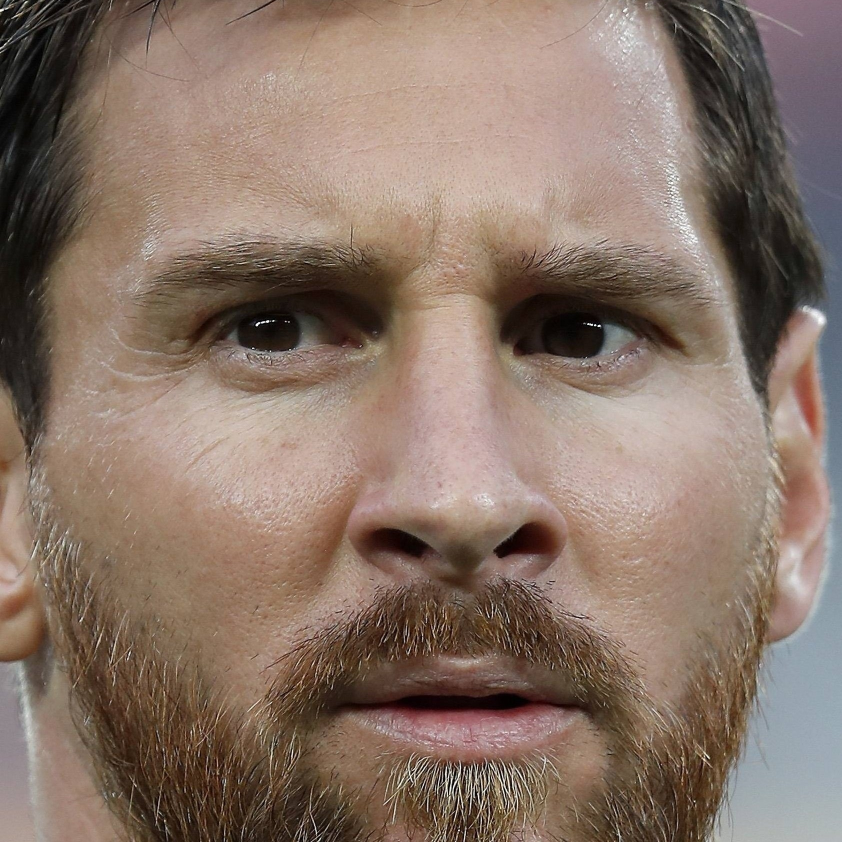
#> input picture model_training_all/images_cropped/lionel_messi/28003-1510231943.jpg, 1684 x 1684 px (shown at 1/2 size)
$ jupyter execute --allow-errors 'Model Training and Wavelet transformation.ipynb'   (shell and % lines are left out)
#> lines starting #> are read from the running program, lines starting #| are printed output that depends on the picture
#> further down, img is the input picture: shape (1684, 1684, 3); mean B, G, R 103.7, 116.2, 136.5
## Wavelet -transformation

[cell 1]
import numpy as np
import pandas as pd
import cv2
import pywt
import matplotlib.pyplot as plt
import os

[cell 2]
def wavelet_generaotor(img, mode="haar",level=1):
#> called with mode = 'db1', level = 5
    inArray = img
    inArray = cv2.cvtColor(inArray,cv2.COLOR_RGB2GRAY)
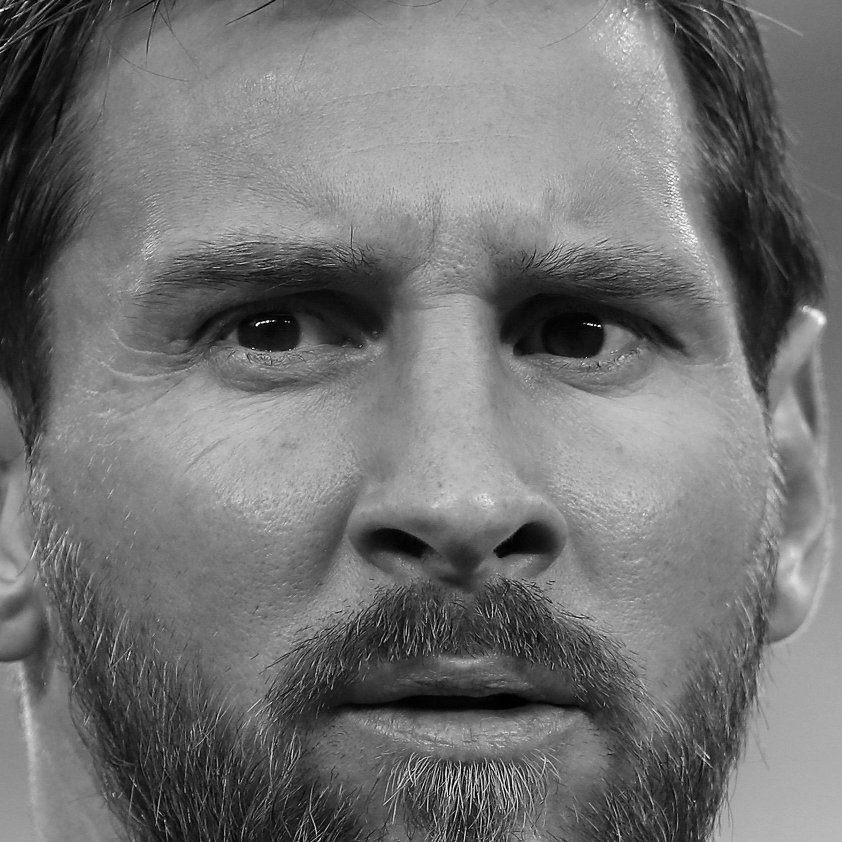
#> inArray: shape (1684, 1684) (shown at 1/2 size); min 0, max 255, mean 114.8
    inArray = np.float32(inArray)
    # Compute And Process Coefficients
    coeffs = pywt.wavedec2(inArray,mode,level=level)
#> coeffs = 6 items
    coeffs_H = list(coeffs)
#> coeffs_H = 6 items
    coeffs_H[0] *= 0
    # Reconstuction
    inArray_H = pywt.waverec2(coeffs_H,mode)
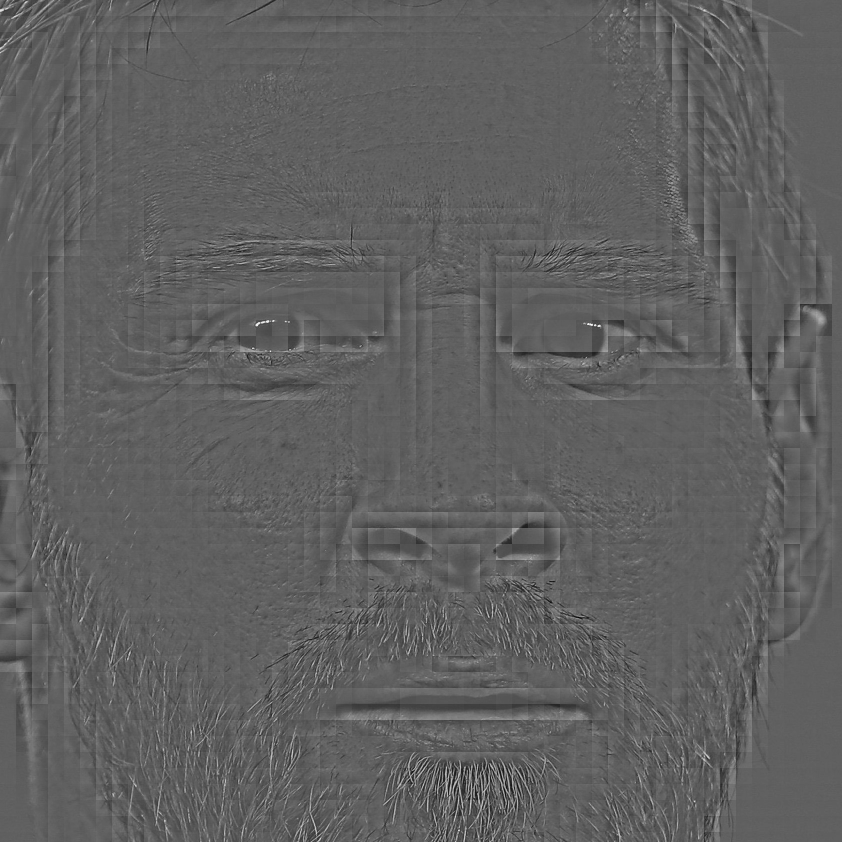
#> inArray_H: shape (1684, 1684) float32 (shown at 1/2 size); min -142.6, max 235.4, mean 0; drawn with min black and max white
    inArray_H *= 255
    inArray_H = np.uint8(inArray_H)
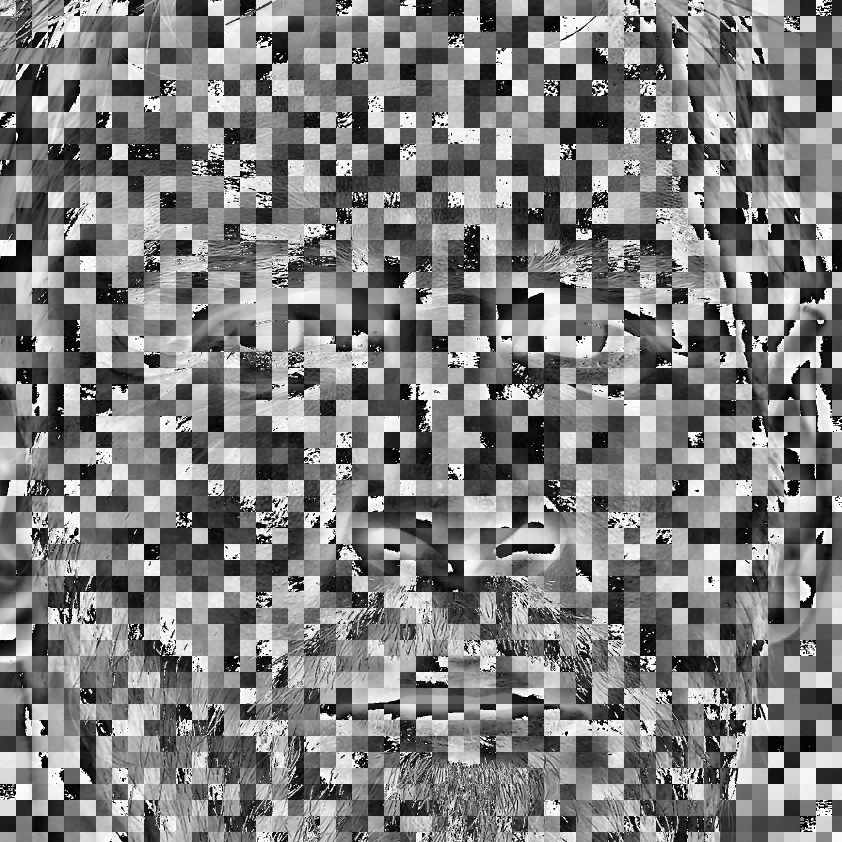
#> inArray_H: shape (1684, 1684) (shown at 1/2 size); min 0, max 255, mean 128.1

    return inArray_H

[cell 3]
img = cv2.imread('./images_cropped/lionel_messi/28003-1510231943.jpg')

[cell 4]
plt.imshow(img)

[cell 5]
plt.imshow(wavelet_generaotor(img,"db1",5),cmap="gray")

## Make dictionary of images

[cell 6]
celebrity_names = ['lionel_messi','maria_sharapova','roger_federer','serena_williams','virat_kohli']

[cell 7]
cropped_dir = './images_cropped/'

[cell 8]
cropped_images_celebrities_dict = {}

#> (a cell that did not finish here is left out)

[cell 10]
celebrity_key_dict = {}
for i in range(len(celebrity_names)):
    celebrity_key_dict[celebrity_names[i]]=i
celebrity_key_dict

[cell 11]
cropped_images_celebrities_dict

[cell 12]
X = []
Y = []

[cell 13]
for celebrity_name, training_files in cropped_images_celebrities_dict.items():
#     print(training_files)
    for training_image in training_files:
        img  = cv2.imread(training_image)
        scalled_raw_img = cv2.resize(img,(32,32))
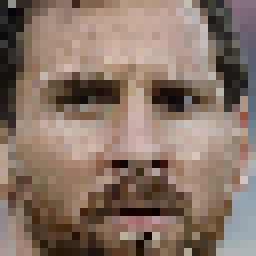
#> scalled_raw_img: shape (32, 32, 3) (shown 8 times larger); mean B, G, R 103.2, 115.7, 135.9
        img_wavlet_form=wavelet_generaotor(img,"db1",5)
        scalled_img_wavlet_form = cv2.resize(img_wavlet_form,(32,32))
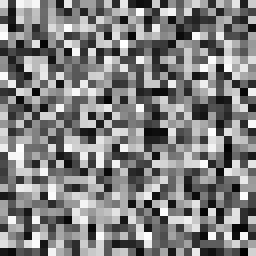
#> scalled_img_wavlet_form: shape (32, 32) (shown 8 times larger); min 0, max 255, mean 127.6
        stacked_image = np.vstack((scalled_raw_img.reshape(32*32*3,1),scalled_img_wavlet_form.reshape(32*32,1)))
#> stacked_image = 4096 values, max 255 at index 3247, min 0 at index 2545, mean 120.6
        X.append(stacked_image)
        Y.append(celebrity_key_dict[celebrity_name])
#         plt.imshow(stacked_image)

[cell 14]
X[0].shape
#> Out = (4096, 1)

[cell 15]
X = np.array(X).reshape(len(X),4096).astype(float)

[cell 16]
X.shape
#> Out = (1, 4096)
